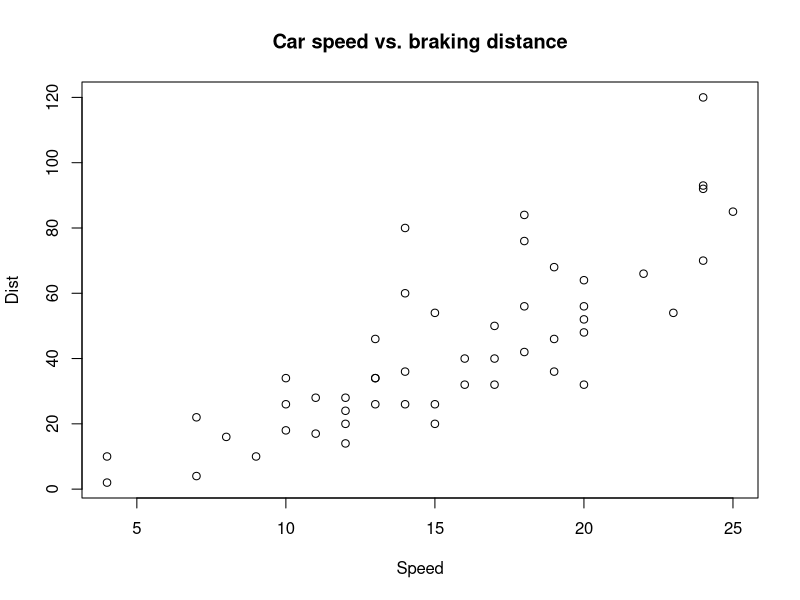
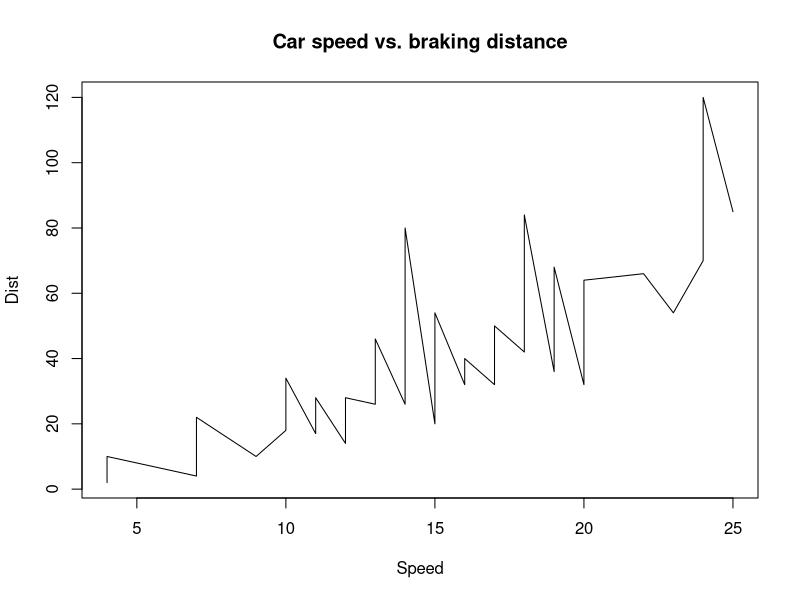
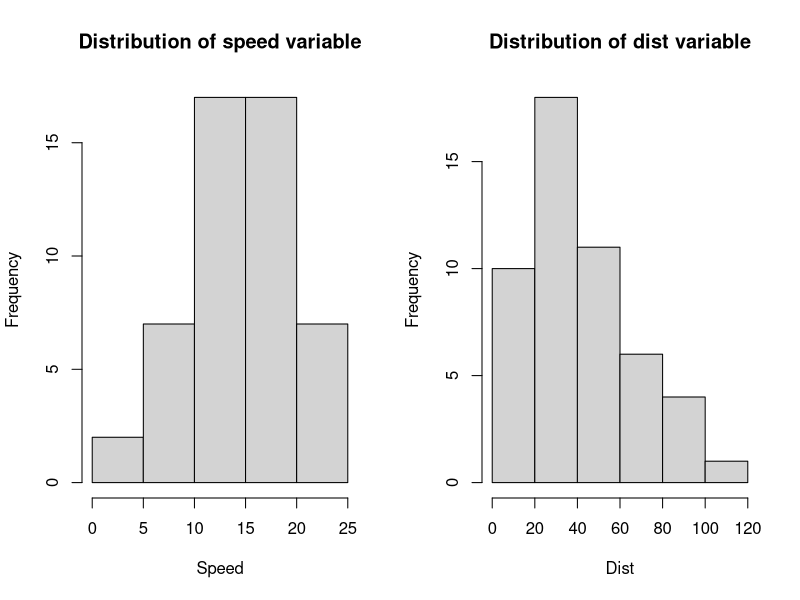
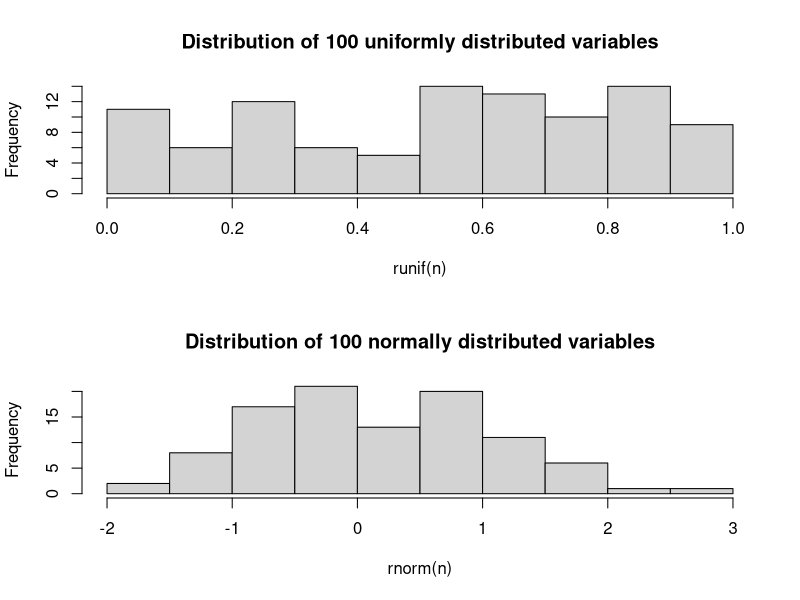
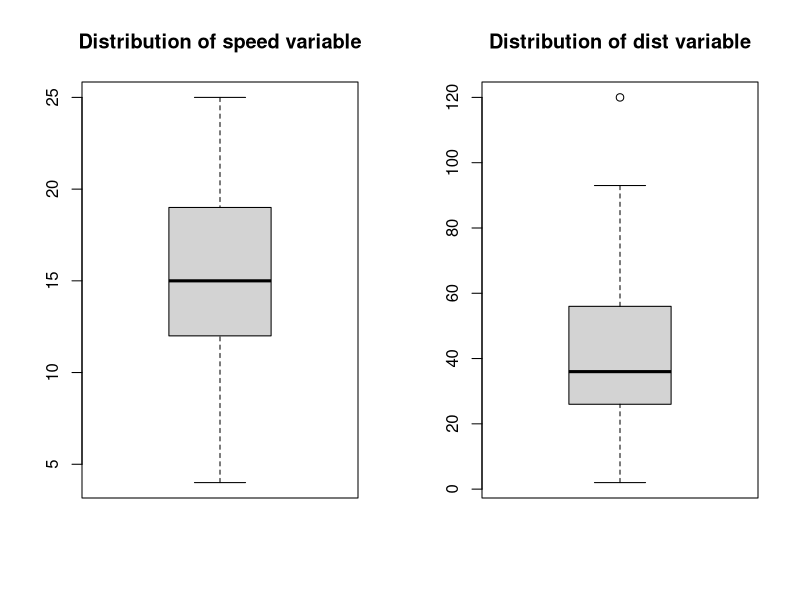
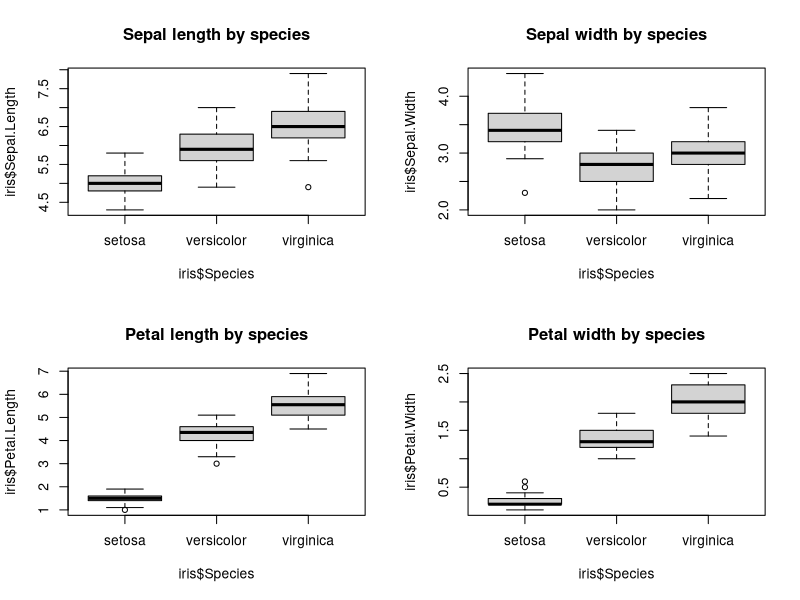
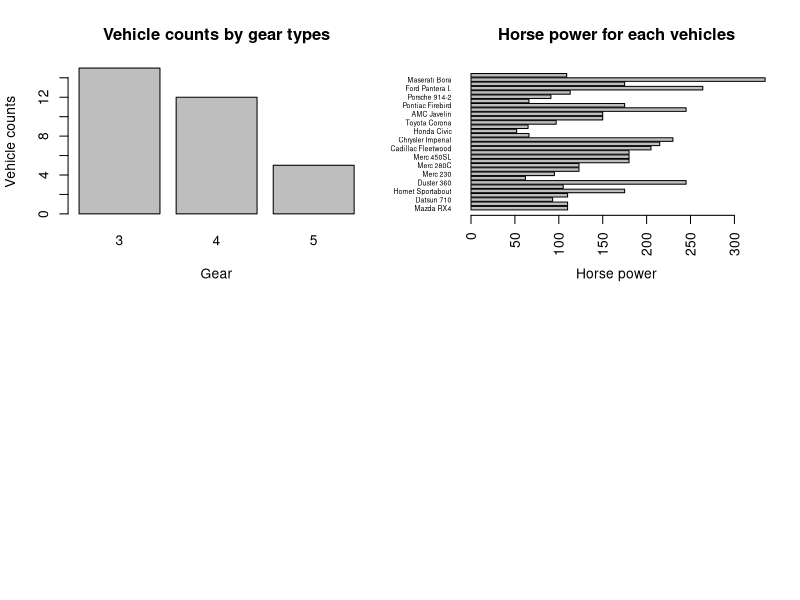

Write the R code that produced these figures, in order.
## ---- chunk 1
knitr::opts_chunk$set(echo = TRUE, results = 'hide', warning = FALSE)
## ---- chunk 2
cars
iris
mtcars

?cars #help(cars)
?iris #help(iris)
?mtcars #help(mtcars)
## ---- chunk 3
head(cars)
tail(cars)
dim(cars)
nrow(cars)
ncol(cars)
summary(cars)
str(cars)
## ---- chunk 4
plot(cars$speed, cars$dist, main = "Car speed vs. braking distance", xlab = "Speed", ylab = "Dist")
## ---- chunk 5
plot(cars$speed, cars$dist, type = "l", main = "Car speed vs. braking distance", xlab = "Speed", ylab = "Dist")
## ---- chunk 6
par(mfrow = c(1, 2)) # 建立一個 1x2 的網格畫布
hist(cars$speed, main = "Distribution of speed variable", xlab = "Speed")
hist(cars$dist, main = "Distribution of dist variable", xlab = "Dist")
## ---- chunk 7
n = 100
par(mfrow = c(2, 1)) # 建立一個 1x2 的網格畫布
hist(runif(n), main = paste("Distribution of", n, "uniformly distributed variables")) # 試著增加隨機數的個數 n
hist(rnorm(n), main = paste("Distribution of", n, "normally distributed variables")) # 試著增加隨機數的個數 n
## ---- chunk 8
par(mfrow = c(1, 2))
boxplot(cars$speed, main = "Distribution of speed variable")
boxplot(cars$dist, main = "Distribution of dist variable")
## ---- chunk 9
str(iris)
par(mfrow = c(2, 2))
boxplot(iris$Sepal.Length ~ iris$Species, main = "Sepal length by species")
boxplot(iris$Sepal.Width ~ iris$Species, main = "Sepal width by species")
boxplot(iris$Petal.Length ~ iris$Species, main = "Petal length by species")
boxplot(iris$Petal.Width ~ iris$Species, main = "Petal width by species")
## ---- chunk 10
str(mtcars)
table(factor(mtcars$gear))
barplot(table(factor(mtcars$gear)), main = "Vehicle counts by gear types", xlab = "Gear", ylab = "Vehicle counts")
## ---- chunk 11
vehicle_names <- row.names(mtcars)
barplot(mtcars$hp, names = vehicle_names, main = "Horse power for each vehicles", xlab = "Horse power", horiz = TRUE, las = 2, cex.names = 0.5)
